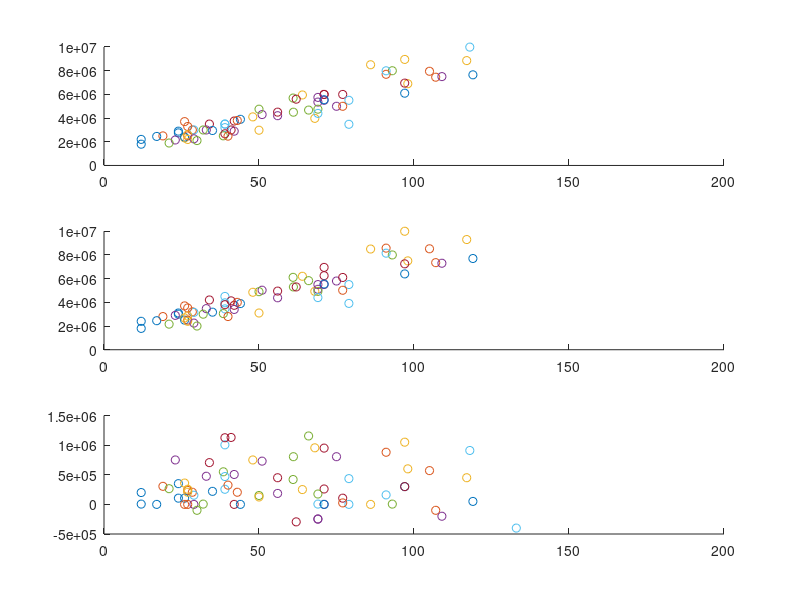

The MATLAB script that drew this image: (Note: this script raises an error after producing the figure.)
clear all;
close all;
%% Plot for Lidingo
clear all;
close all;
M = csvread('Gamla.csv',1,0);
figure
subplot(311)
hold on
ylim([0 10000000])
xlim([0 200])
s=size(M,1);

for k=1:s
    if (M(k,3)~=0)
        plot(M(k,3),M(k,1),'o');      
        %drawnow;
    end
end

subplot(312)

hold on
ylim([0 10000000])
xlim([0 200])
s=size(M,1);

for k=1:s
    if (M(k,3)~=0)
        plot(M(k,3),M(k,2),'o');      
        %drawnow;
    end
end

subplot(313)

hold on
xlim([0 200])
s=size(M,1);

for k=1:s
    if (M(k,3)~=0)
        plot(M(k,3),M(k,2)-M(k,1),'o');      
        %drawnow;
    end
end

%% Plot for Gamla/Lidingo/Satra
clear all;
close all
plotArea('Gamla');

%% Correlation study
clear all;
close all;

data = csvread('Satra.csv',1,0);
M=data(~any(isnan(data),2),:);
M(:,1:2)=M(:,1:2)./10^6;

R = corrcoef(M);

%% Linear regression
clear all;
close all;
order=4;
testseqsize=10;
vect_input=[1,3,6];
vect_plot=7;
vect_output=2;
data = csvread('Satra.csv',1,0);
M=data(~any(isnan(data),2),:);
M(:,1:2)=M(:,1:2)./10^6;
eta=10^-7;
nbiter=1000;

[ W,phi ] = LinearRegression( M(testseqsize+1:end,vect_input),M(testseqsize+1:end,vect_output),order );
%[ W,phi ] = LinearRegressionSteepestDescent(  M(testseqsize+1:end,vect_input),M(testseqsize+1:end,vect_output),order,eta,nbiter );
MSE_training=mean((M(testseqsize+1:end,vect_output)-phi*W).^2);
error_training=M(testseqsize+1:end,vect_output)-phi*W;
mean_abs_error_training=mean(abs(error_training));

figure;
histogram(error_training,100);

[ ~,phi_test] = LinearRegression( M(1:testseqsize,vect_input),M(1:testseqsize,vect_output),order);
MSE_test=mean((M(1:testseqsize,vect_output)-phi_test*W).^2);
error_test=M(1:testseqsize,vect_output)-phi_test*W;
figure;
histogram(error_test,10);

figure
    hold on
    plot(M(testseqsize+1:end,vect_plot),M(testseqsize+1:end,vect_output),'o');
    plot(M(testseqsize+1:end,vect_plot),phi*W,'x');
    
    
